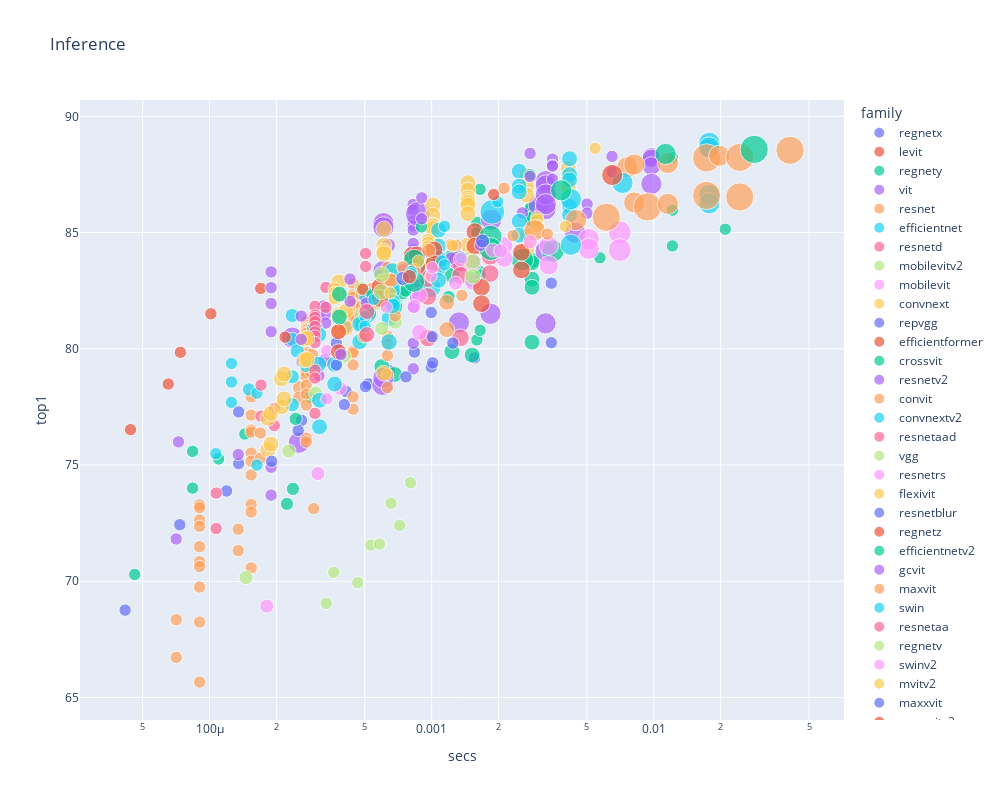

The cell this chart's notebook holds for it:
### Code cell
show_all(df, 'Inference', 'infer_img_size')
